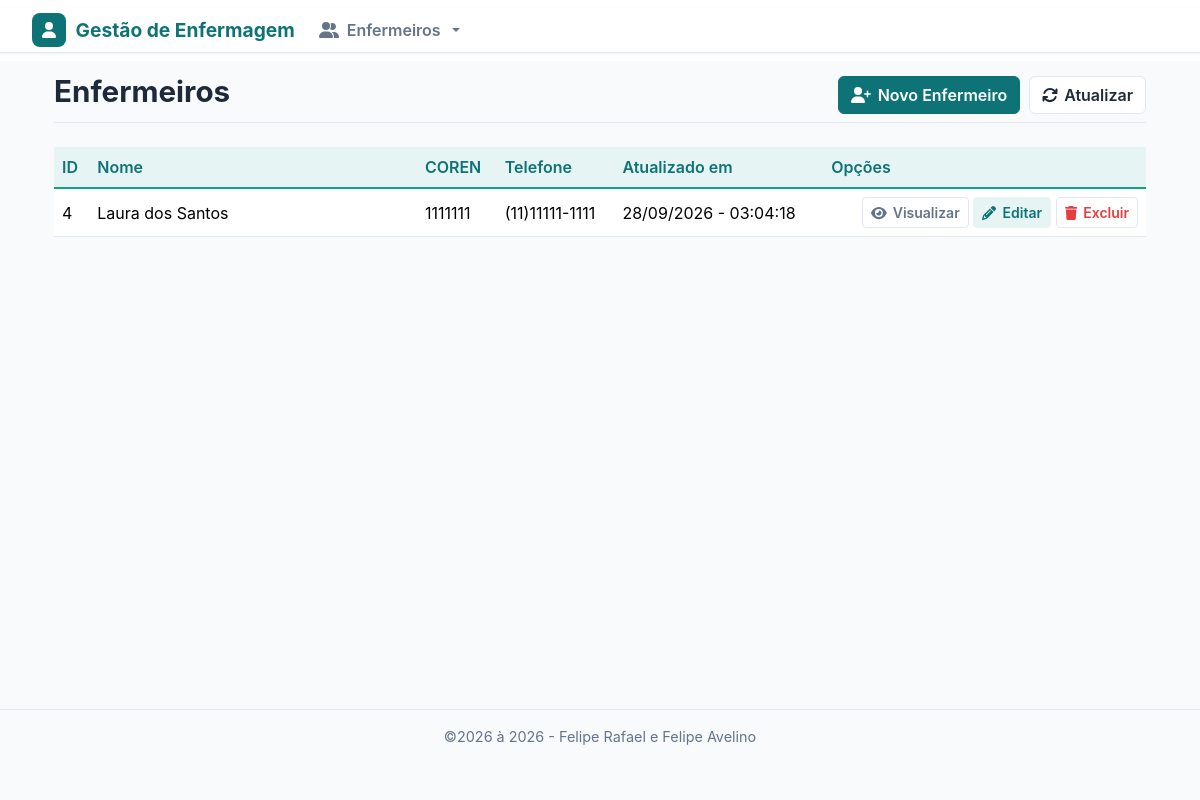
Page /customers/index.php on the committed database.
### tables this page shows
CREATE TABLE `customers` (
  `id` int(11) NOT NULL,
  `name` varchar(255) NOT NULL,
  `coren` varchar(20) NOT NULL,
  `cep` varchar(9) NOT NULL,
  `phone` varchar(20) NOT NULL,
  `foto` varchar(255) NOT NULL,
  `birthdate` date NOT NULL,
  `created` datetime NOT NULL DEFAULT current_timestamp(),
  `modified` datetime NOT NULL DEFAULT current_timestamp()
);

### inc/database.php (called while the page is built, shortened)
<?php
function open_database()
{
	try {
		$conn = new mysqli(DB_HOST, DB_USER, DB_PASSWORD, DB_NAME);
		$conn->set_charset("utf8");
		return $conn;
	} catch (Exception $e) {
		throw new Exception("Erro ao conectar no banco de dados\n {$e->getMessage()}");
	}
}
function find($table = null, $id = null)
{
	$found = null;
	try {
		$database = open_database();
		if ($id) {
			$sql = "SELECT * FROM $table WHERE id = $id";
			$result = $database->query($sql);
			if ($result->num_rows > 0) {
				$found = $result->fetch_assoc();
			}
		} else {
			$sql = "SELECT * FROM $table";
			$result = $database->query($sql);
			if ($result->num_rows > 0) {
				$found = $result->fetch_all(MYSQLI_ASSOC);
			}
		}
	} catch (Exception $e) {
		$_SESSION['message'] = $e->GetMessage();
		$_SESSION['type'] = 'danger';
	}
	return $found;
}
function find_all($table)
{
	return find($table);
}
?>

### customers/function.php (called while the page is built, shortened)
<?php
function telefone($tel)
{
	return "(" . substr($tel, 0, 2) . ")" . substr($tel, 2, 5)
		. "-" . substr($tel, 7, 4);
}
function index()
{
	$customers = find_all("customers");
}

### customers/index.php (the view, shortened to what this page needs)
<?php
    include("function.php");
    index();
?>
<header>
    <div class="row">
        <div class="col-sm-6">
            <h1>Enfermeiros</h1>
        </div>
        <div class="col-sm-6 text-end h2">
            <a class="btn btn-crud-primary" href="add.php"><i class="fa-solid fa-user-plus"></i> Novo Enfermeiro</a>
            <a class="btn btn-crud-secondary" href="index.php"><i class="fa-solid fa-refresh"></i> Atualizar</a>
        </div>
    </div>
</header>
<hr>
<div class="table-responsive">
    <table class="table table-hover">
        <thead>
            <tr>
                <th>ID</th>
                <th width="30%">Nome</th>
                <th>COREN</th>
                <th>Telefone</th>
                <th>Atualizado em</th>
                <th>Opções</th>
            </tr>
        </thead>
        <tbody>
            <?php if ($customers): ?>
                <?php foreach ($customers as $customer): ?>
                    <tr>
                        <td><?php echo $customer['id']; ?></td>
                        <td><?php echo $customer['name']; ?></td>
                        <td><?php echo $customer['coren']; ?></td>
                        <td><?php echo telefone($customer['phone']); ?></td>
                        <td>
                            <?php
                                $dt = new DateTime($customer['modified'], new DateTimeZone("America/Sao_Paulo"));
                                echo $dt->format("d/m/Y - H:i:s");
                            ?>
                        </td>
                        <td class="actions text-end">
                            <a href="view.php?id=<?php echo $customer['id']; ?>" class="btn btn-sm btn-crud-view"><i
                                    class="fa fa-eye"></i> Visualizar</a>
                            <a href="edit.php?id=<?php echo $customer['id']; ?>" class="btn btn-sm btn-crud-edit"><i
                                    class="fa fa-pencil"></i> Editar</a>
                            <a href="#" class="btn btn-sm btn-crud-delete" data-bs-toggle="modal" data-bs-target="#delete-modal"
                                data-customer="<?= $customer['id']; ?>">
                                <i class="fa fa-trash"></i> Excluir
                            </a>
                        </td>
                    </tr>
                <?php endforeach; ?>
            <?php else: ?>
                <tr>
                    <td colspan="6">Nenhum registro encontrado.</td>
                </tr>
            <?php endif; ?>
        </tbody>
    </table>
</div>

### css/style.css (style rules this page uses)
:root { --teal: #0d7377; --teal-light: #14a085; --teal-dim: #e6f4f4; --slate: #1e293b; --muted: #64748b; --border: #e2e8f0; --surface: #f8fafc; --white: #ffffff; --red: #e53e3e; --red-dim: #fde8e8; --amber: #d97706; --amber-dim: #fef3e2; --green: #16a34a; --green-dim: #dcfce7; }
* { box-sizing: border-box; }
body { background: var(--surface); font-family: -apple-system, BlinkMacSystemFont, 'Segoe UI', Roboto, sans-serif; color: var(--slate); margin: 0; min-height: 100vh; overflow-x: hidden; display: flex; flex-direction: column; }
h1 { font-size: 1.85rem; font-weight: 700; color: var(--slate); margin-bottom: .75rem; }
hr { border: none; border-top: 1px solid var(--border); margin: 0 0 1.5rem; opacity: 1; }
.btn-crud-primary, .btn-crud-secondary, .btn-crud-view, .btn-crud-edit, .btn-crud-delete { display: inline-flex; align-items: center; gap: .4rem; font-weight: 600; border-width: 1px; border-style: solid; transition: background-color .15s ease, color .15s ease, border-color .15s ease; }
.btn-crud-primary { background: var(--teal); border-color: var(--teal); color: var(--white); }
.btn-crud-secondary { background: var(--white); border-color: var(--border); color: var(--slate); }
.btn-crud-view { background: var(--white); border-color: var(--border); color: var(--muted); }
.btn-crud-edit { background: var(--teal-dim); border-color: var(--teal-dim); color: var(--teal); }
.btn-crud-delete { background: var(--white); border-color: var(--border); color: var(--red); }
.table thead th { background: var(--teal-dim); color: var(--teal); font-weight: 600; border-bottom: 2px solid var(--teal-light); white-space: nowrap; }
.table td, .table th { border-color: var(--border); vertical-align: middle; }
.table-responsive { -webkit-overflow-scrolling: touch; }

### inc/header.php (style rules this page uses)
body { padding-top: 50px; padding-bottom: 20px; }

### rows in the picture
customers: id "4", name "Laura dos Santos", coren "1111111", phone "(11)11111-1111", modified "28/09/2026 - 03:04:18"

### other values in the picture
$dt->format("Y") "2026"
